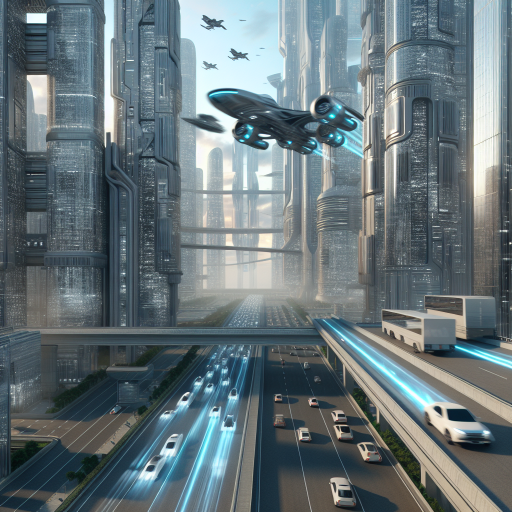
#> input picture generated_image.png, 1024 x 1024 px, found by its file name (shown at 1/2 size)
$ jupyter execute --allow-errors 3d_imaging_using_Open3D.ipynb   (shell and % lines are left out)
#> lines starting #> are read from the running program, lines starting #| are printed output that depends on the picture
[cell 1]
# Import required libraries
import open3d as o3d
import numpy as np
from PIL import Image
from google.colab import files

[cell 2]
print("Please upload an image file.")
uploaded = files.upload()
#> the answer given: generated_image.png

# Get the uploaded image filename
image_path = list(uploaded.keys())[0]

[cell 3]
# Function to convert a 2D image to a 3D point cloud
def image_to_3d(image_path, depth_scaling=0.1):

    # Load the image
    image = Image.open(image_path).convert('L')  # Convert to grayscale
    image_array = np.asarray(image)

    # Get image dimensions
    height, width = image_array.shape

    # Create x, y coordinates
    x_coords, y_coords = np.meshgrid(np.arange(width), np.arange(height))

    # Create z coordinates based on pixel intensity
    z_coords = image_array * depth_scaling

    # Combine x, y, z into a point cloud
    points = np.stack((x_coords.flatten(), y_coords.flatten(), z_coords.flatten()), axis=-1)

    # Create Open3D point cloud
    point_cloud = o3d.geometry.PointCloud()
    point_cloud.points = o3d.utility.Vector3dVector(points)

    # Optionally add colors based on the grayscale image
    colors = np.repeat(image_array.flatten()[:, np.newaxis], 3, axis=1) / 255.0
    point_cloud.colors = o3d.utility.Vector3dVector(colors)

    return point_cloud

[cell 4]
import open3d as o3d
from PIL import Image
import numpy as np
from google.colab import files

[cell 5]
def image_to_3d(image_path, depth_scaling=0.1):

    # Load the image
#> called with image_path = '/content/generated_image.png', depth_scaling = 0.1
    image = Image.open(image_path).convert('L')  # Convert to grayscale
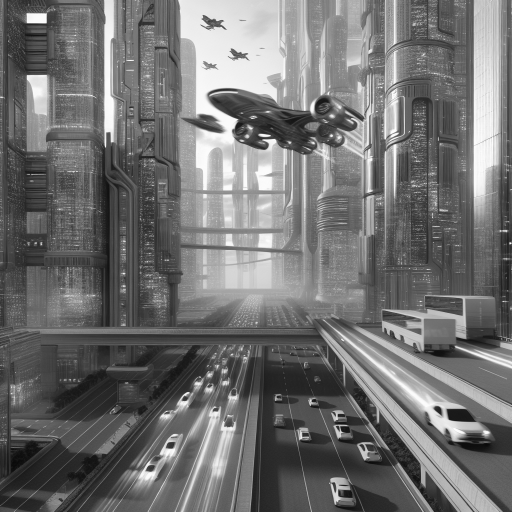
#> image: PIL image 1024x1024 L (shown at 1/2 size); min 8, max 255, mean 112.8
    image_array = np.asarray(image)

    # Get image dimensions
    height, width = image_array.shape
#> height = 1024; width = 1024

    # Create x, y coordinates
    x_coords, y_coords = np.meshgrid(np.arange(width), np.arange(height))

    # Create z coordinates based on pixel intensity
    z_coords = image_array * depth_scaling

    # Combine x, y, z into a point cloud
    points = np.stack((x_coords.flatten(), y_coords.flatten(), z_coords.flatten()), axis=-1)

    # Create Open3D point cloud
    point_cloud = o3d.geometry.PointCloud()
    point_cloud.points = o3d.utility.Vector3dVector(points)

    # Optionally add colors based on the grayscale image
    colors = np.repeat(image_array.flatten()[:, np.newaxis], 3, axis=1) / 255.0
    point_cloud.colors = o3d.utility.Vector3dVector(colors)

    return point_cloud
